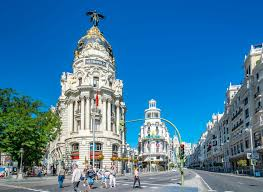
#> input picture Assignments/HW2/madrid.jpg, 263 x 192 px
$ jupyter execute CV_HW2.ipynb   (older library calls are emulated)
#> lines starting #> are read from the running program, lines starting #| are printed output that depends on the picture; after the words box and inside, x2 and y2 are one past the last pixel; in counts of white or black regions, pixels touching at a corner belong together; long printed decimals are rounded
### **--- CS 512 --- COMPUTER VISION --- SECOND ASSIGNMENT**
___

### FALL 2024, DUE DATE: 9/29/2024

### ANTONIO CASTAÑARES, A20599898

___

[cell 1]
import numpy as np
import matplotlib.pyplot as plt
import cv2
import time

from scipy import ndimage

### ***First question***

**Add Gaussian Noise and Compute SNR:** Load a grayscale image and generate 10 noisy versions by adding Gaussian noise with a fixed standard deviation and zero mean. Compute the noise variance by calculating the pixel-wise standard deviation across the 10 noise images (without directly accessing the noise itself). Compute the signal power as the variance (square of the standard deviation) of the original grayscale image. Finally, calculate the SNR in dB using the ratio of the signal power to the noise power.

[cell 2]
# Load the image and convert to grayscale
image = cv2.imread('madrid.jpg', cv2.IMREAD_GRAYSCALE)
#> image: shape (192, 263); min 0, max 255, mean 110.8
image = image.astype(np.float32)                            # Convert to float for precise calculations

# Parameters for Gaussian noise
std_dev = 20                                                # Known standard deviation for Gaussian noise
mean = 0                                                    # Mean of the Gaussian noise
num_noisy_image = 10                                        # Number of noisy images to generate

# Generate 10 noisy versions of the grayscale image
noisy_images = []
for i in range(num_noisy_image):
    noise = np.random.normal(mean,std_dev,image.shape).astype(np.float32)
    noisy_image = np.clip(image + noise, 0, 255)            # Clip values to be in valid range
    noisy_images.append(noisy_image)
#> this loop made 10 passes
#> pass 3, `noisy_image = np.clip(image + noise, 0, 255)`:
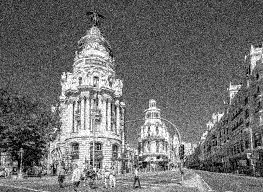
#> noisy_image: shape (192, 263) float32; min 0, max 255, mean 110.9
#> after the loop, noisy_images = 10 items

# Compute the noise power as the mean of the noise variance
noise_power = np.mean(np.var(noisy_images, axis = 0))
#> noise_power = 350.2
# Compute the signal power as the variance of the original image
signal_power = np.var(image)
#> signal_power = 2533
# Compute the SNR in decibels (db)
SNR = 10 * np.log10(signal_power / noise_power)
#> SNR = 8.59

# Comprobations
print("Noise_power:",noise_power)
#| Noise_power: 350.2024
print("signal_power:", signal_power)
#| signal_power: 2532.966
print("SNR:",SNR)
#| SNR: 8.593

### ***Second question***

**Implement a convolution filter for smoothing:** Load a grayscale image. Implement a basic 3x3 convolution filter. Pad the image with zeros so that the convolution result has the same dimensions as the input. Define a basic 3x3 smoothing filter. Apply the filter to a grayscale image using your function and OpenCV's function, and compare the execution time. Display the original and smoothed images. Explain the performance difference between your implementation and OpenCV's convolution.

[cell 3]
# Function for manual convolution using zero padding
def manual_convolution(image,kernel):
    # Dimentions of the image and the image and the kernel
    image_height, image_width = image.shape
#> image_height = 192; image_width = 263
    kernel_height, kernel_width = kernel.shape

    # Padding
    pad_height = kernel_height // 2
    pad_width = kernel_width // 2

    # Pad the image with zeros on the border
    padded_image = np.pad(image,((pad_height,pad_height), (pad_width,pad_width)),mode='constant')

    clear_output = np.zeros((image_height,image_width))
    for i in range(image_height):
        for j in range(image_width):
            region = padded_image[i:i+kernel_height,j:j+kernel_width]

            clear_output[i,j] = np.sum(region * kernel)
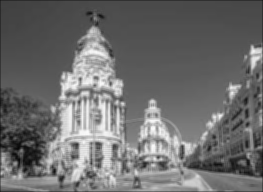
#> clear_output: shape (192, 263) float64; min 8.78, max 252.3, mean 110.2

    return clear_output

# Load the image and convert it to grayscale
image = cv2.imread('madrid.jpg', cv2.IMREAD_GRAYSCALE)

# Define a 3x3 averaging filter (kernel)
kernel = np.ones((3,3)) / 9.0

# Time the convolution implementations
start_manual = time.time()
smoothed_image_manual = manual_convolution(image,kernel)
end_manual = time.time()
start_opencv = time.time()
smoothed_image_opencv = cv2.filter2D(image,-1,kernel,borderType=cv2.BORDER_CONSTANT)
end_opencv = time.time()
print(f"Manual convolution time: {end_manual - start_manual:.5f} seconds")
print(f"OpenCV convolution time: (zero padding): {end_opencv - start_opencv:.5f} seconds")

# Display the original, manually convolved, and OpenCV-convolved images
plt.figure(figsize=(15,5))
plt.subplot(1,3,1)
plt.imshow(image,cmap='gray')
plt.title("Original Grayscale Image")
plt.subplot(1,3,2)
plt.imshow(smoothed_image_manual,cmap='gray')
plt.title("Manually Convolved Image")
plt.subplot(1,3,3)
plt.imshow(smoothed_image_opencv, cmap='gray')
plt.title("OpenCV Convolved Image (Zero padding)")
plt.show()

### Explication

My solution takes 3.25200 seconds compared to 0.56463 seconds of the OpenCV's convolution. A reason for this could be my solution uses two loops to go over each pixel in the image, which inefficient. Vectorization may be used to perfomr the same operation in parallel as pixels are processed simultaneously rather than pixel by pixel. I do not see significant differences in the picture.

### ***Third questions***

**Convolution with Stride:** Implement 3x3 convolution with a stride on a grayscale image. Experiment with different stride valuesand observe the differences in output.

[cell 4]
# Function for convolution with stride and zero padding, accepting kernel as argument
def convolution_with_stride(image,kernel,stride):
    # Dimentions of the image and the image and the kernel
#> called with kernel = array of shape (3, 3), stride = 5
    image_height, image_width = image.shape
#> image_height = 192; image_width = 263
    kernel_height, kernel_width = kernel.shape

    # Padding
    pad_height = kernel_height // 2
    pad_width = kernel_width // 2

    # Pad the image with zeros on the border
    padded_image = np.pad(image,((pad_height,pad_height), (pad_width,pad_width)),mode='constant')

    # Output dimensions
    output_height = (image_height - kernel_height + 2 * pad_height) // stride + 1
#> output_height = 39
    output_width = (image_width - kernel_width + 2 * pad_width) // stride + 1
#> output_width = 53

    clear_output = np.zeros((output_height,output_width))
    for i in range(0,output_height):
        for j in range(0,output_width):
            region = padded_image[i*stride:i*stride+kernel_height,j*stride:j*stride+kernel_width]

            clear_output[i,j] = np.sum(region * kernel)
#> clear_output: shape (39, 53) float64

    return clear_output

# Load the image and convert it to grayscale
image = cv2.imread('madrid.jpg', cv2.IMREAD_GRAYSCALE)

# Define a 3x3 averaging filter (kernel) as an argument
kernel = np.ones((3,3)) / 9.0

# Apply the convolution
smoothed_image_stride = convolution_with_stride(image,kernel,stride=5)

# Display the original, manually convolved, and OpenCV-convolved images
plt.figure(figsize=(10,5))
plt.subplot(1,2,1)
plt.imshow(image,cmap='gray')
plt.title("Original Grayscale Image")
plt.subplot(1,2,2)
plt.imshow(smoothed_image_stride,cmap='gray')
plt.title("Convolved Image with Stride and Zero Padding")
plt.show()

### Explication

If you increase the stride, the resolution of the image will reduce because a larger stride skips over more pixels.

### ***Fourth question***

**Compute and apply a Gaussian Smoothing Filter:** Compute an arbitrary size 2D Gaussian filter using the 2D Gaussian function. Print the Gaussian kernel. Apply the kernel to a grayscale image and display the result. Determine what the maximum allowed standard deviation (stdv) should be for a 5x5 filter, and explain your reasoning.

[cell 5]
# Function to generate a 2D Gaussian kernel
def gaussian_kernel(size,sigma):
#> called with size = 5, sigma = 0.7
    kernel = np.zeros((size,size))
    center = size // 2
    sum_val = 0
    for i in range(size):
        for j in range(size):
            x,y = i-center,j-center
            kernel[i,j] = np.exp(-(x**2 + y**2) / (2.0 * sigma**2))
            sum_val += kernel[i,j]

    return kernel / sum_val

# Load the image and convert to grayscale
image = cv2.imread('madrid.jpg', cv2.IMREAD_GRAYSCALE)

# Generate and display the 2D Gaussian Kernel
kernel_size = 5                                             # 5x5 kernel
sigma = 0.7                                                 # Standard deviation for the Gaussian
gaussian_kernel_2d = gaussian_kernel(kernel_size,sigma)
print("Gaussian Kernel (5x5): \n", gaussian_kernel_2d)

# Apply the Gaussian filter to the image using OpenCV'S filter2D
smoothed_image = cv2.filter2D(image,-1,gaussian_kernel_2d)

# Display the original and smoothed images
plt.figure(figsize=(10,5))
plt.subplot(1,2,1)
plt.imshow(image,cmap='gray')
plt.title("Original Grayscale Image")
plt.subplot(1,2,2)
plt.imshow(smoothed_image,cmap='gray')
plt.title("Convolved Image with 2D Gaussian Filter")
plt.show()

### Explication

A small sigma will preserve more detail because the filter is less aggresive. If you choose a sigma close to 0, for example 0.1, the image will not lose valuable detail. However, if you choose a sigma up to 0.7, you will start to notice the filter because the image loses detail. In my opinion, a sigma equal 1 is correct because you will notice the filter but it will not be too much.

### ***Fifth question***

**Gaussian Pyramid Construction:** Compute a Gaussian pyramid for an input image and display the pyramid layers. Scale the pyramid layers to the size of the original image for comparison. Report what you observe in the successive pyramid layers.

[cell 6]
# Compute Gaussian pyramid
def gaussian_pyramid(image,levels=3):
#> called with levels = 3
    aux = image
    pyramid = [image]
    for i in range(1,levels):
        aux = cv2.pyrDown(aux)
        pyramid.append(aux)
#> after the loop, pyramid = 3 items
    return pyramid

# Display pyramid with resized layers
pyramid_layers = gaussian_pyramid(image)
#> pyramid_layers = 3 items
print("Number of pyramid layers:",len(pyramid_layers))
#| Number of pyramid layers: 3
for i in range(len(pyramid_layers)):
    print(f"Layer {i} shape:",pyramid_layers[i].shape)
#> this loop made 3 passes
#| Layer 0 shape: (192, 263)
#| Layer 1 shape: (96, 132)
#| Layer 2 shape: (48, 66)
resized_pyramid_layers = [cv2.resize(layer,(image.shape[1],image.shape[0])) for layer in pyramid_layers]
#> resized_pyramid_layers = 3 items

# Display results
plt.figure(figsize=(15,5))
for i, layer in enumerate(resized_pyramid_layers):
    plt.subplot(1,len(resized_pyramid_layers), i + 1)
    plt.imshow(layer)
    plt.title(f"Pyramid level {i}")

plt.show()

### Report

Level 0 contains the highest resolution image, in succesive pyramid layers the resolution of the images are reduced. At level 1 smaller details are still identifiable, however, they begin to disappear. At level 2, the image is signigicantly blurred, the resolution reduced to (48,66) compared to the original (192,263). Only the larger structures remain visible.

### ***Sixth question***

**Image Gradients and Histogram of Gradient Directions:** Compute and display the image gradients for a given graysclae test image. Display gradients only above a certain magnitude. Then, compute and plot a histogram of the gradient directions. Use simple test images (e.g square or circle) to verify the correctness of your implementation.

[cell 7]
# Load the image
image = cv2.imread('circle.png', cv2.IMREAD_GRAYSCALE)
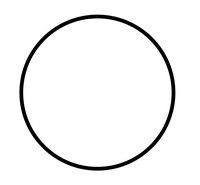
#> input picture Assignments/HW2/circle.png, 200 x 185 px
#> image is the input picture: shape (185, 200); min 0, max 255, mean 242.7

# Compute gradients
grad_x = cv2.Sobel(image,  cv2.CV_32F,1, 0, ksize=3)
grad_y = cv2.Sobel(image,  cv2.CV_32F,0, 1, ksize=3)
magnitude = np.sqrt(grad_x**2 + grad_y**2)
direction = np.arctan2(grad_y,grad_x)
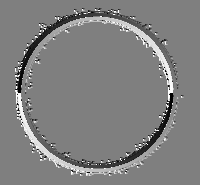
#> direction: shape (185, 200) float32; min -3.14, max 3.14, mean 0.0196; drawn with min black and max white

# Draw gradient vectors
image_with_vectors = cv2.cvtColor(image, cv2.COLOR_GRAY2BGR)
threshold = 100
strong_magnitudes = magnitude > threshold
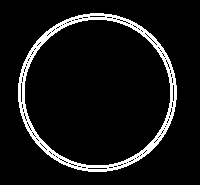
#> strong_magnitudes: shape (185, 200) bool; 7.9% white; 1 white region, box (x1, y1, x2, y2) and area: (18, 13, 177, 172) 2927
y_coords, x_coords = np.where(strong_magnitudes)
#> y_coords = 2927 values from 13 to 171; x_coords = 2927 values, max 176 at index 1382, min 18 at index 1347, mean 96.84

# Draw gradient vectors (arrows) on the image
for y,x in zip(y_coords,x_coords):
    dx = int(grad_x[y,x] / 10)
    dy = int(grad_y[y,x] / 10)
    start_point = (x,y)
    end_point = (x + dx,y + dy)
    cv2.arrowedLine(image_with_vectors,start_point,end_point,(0,0,255),1,tipLength=0.3)
#> this loop made 2927 passes
#> (y, x, dx, dy, start_point, end_point) on passes 1 to 3: (13, 90, -3, -11, (90, 13), (87, 2)), (13, 91, -2, -16, (91, 13), (89, -3)), (13, 92, -2, -20, (92, 13), (90, -7))
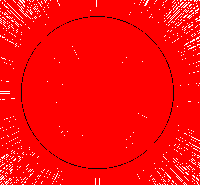
#> image_with_vectors: shape (185, 200, 3); mean B, G, R 8.9, 8.9, 252.8

# Displayt he image with gradient vectors
cv2.imshow("Image with gradient vectors",image_with_vectors)
plt.hist(magnitude.ravel(), bins=30)
plt.title("Gradient Magnitude Histogram")
plt.show()
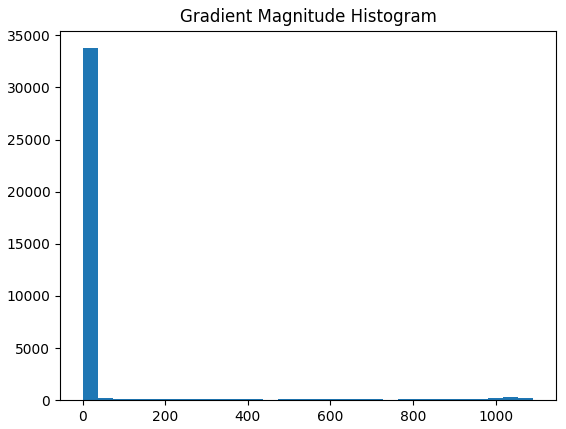
#> figure drawn by matplotlib, 1 panel; tallest bar 33757 high, from x = 0 to 36.38

### ***Seventh question***

**Gaussian Derivatives Gradients:** Implement separable Gaussian derivative convolution filters to compute the x and y derivatives of an image. For x derivatives, first, convolve the image with a horizontal Gaussian derivative filter in the x direction, and then convolve it with a vertical Gaussian smoothing filter in the y direction. For y derivatives, first, convolve the image with a vertical Gaussian derivative filter in the y direction. and then convolve it with a horizontal Gaussian smoothing in the x direction. Display the x and y derivatives of the image as two separate images.

[cell 8]
# Function to generate a 1D Gaussian kernel
def gaussian_1d(size,sigma):
    x = np.linspace(-size // 2, size // 2, size)
    kernel = np.exp(-(x**2) / (2.0 * sigma**2))
    kernel /= np.sum(kernel)
    return kernel

# Function to generate a 1D Gaussian derivative kernel
def gaussian_derivative_1d(size,sigma):
    x = np.linspace(-size // 2, size // 2, size)
    kernel = -x * np.exp(-(x**2) / (2.0 * sigma**2))
    kernel /= np.sum(np.abs(kernel))
    return kernel

# Compute 1D filters
gaussian_x = gaussian_1d(5,1.0).reshape(1,-1)
gaussian_y = gaussian_1d(5,1.0).reshape(-1,1)
gaussian_derivative_x = gaussian_derivative_1d(5,1.0).reshape(1,-1)
gaussian_derivative_y = gaussian_derivative_1d(5,1.0).reshape(-1,1)

# Load the image and conver it to grayscale
image = cv2.imread('madrid.jpg', cv2.IMREAD_GRAYSCALE)

# Detect X derivative (Separable convolution)
image_x_derivative = cv2.filter2D(image,cv2.CV_64F,gaussian_derivative_x)
# Detect Y derivative (Separable convolution)
image_y_derivative = cv2.filter2D(image,cv2.CV_64F,gaussian_derivative_y)
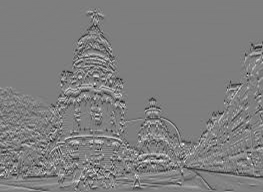
#> image_y_derivative: shape (192, 263) float64; min -87.71, max 90.24, mean 0.8; drawn with min black and max white
# Display the results
plt.figure(figsize=(15,5))
plt.subplot(1,3,1)
plt.imshow(image,cmap='gray')
plt.title("Original Grayscale Image")
plt.subplot(1,3,2)
plt.imshow(image_x_derivative,cmap='gray')
plt.title("X Derivative (Gaussian)")
plt.subplot(1,3,3)
plt.imshow(image_y_derivative,cmap='gray')
plt.title("Y Derivative (Gaussian)")
plt.show()

### ***Eighth question***

**Laplacian of Gaussian (LoG) Filtering:** Filter an image using a Laplacian of Gaussian (LoG) filter. Display the zero crossings of the LoG to detect edges. Demonstrate the correctness of the method with test images.

[cell 9]
def laplacian_of_gaussian(size,sigma):
#> called with size = 5, sigma = 1
    kernel = np.zeros((size,size))
    center = size // 2
    for x in range(size):
        for y in range(size):
            x_val = x - center
            y_val = y - center
            kernel[x,y] = ((x_val**2 + y_val**2 - 2 * sigma**2) / sigma**4) * np.exp(-(x_val**2 + y_val**2) / (2 * sigma**2))
            kernel -= kernel.mean()
    return kernel

def apply_log(image,size,sigma):
    log_filter = laplacian_of_gaussian(size,sigma)
    log_filtered_image = cv2.filter2D(image,-1,log_filter)
    return log_filtered_image

# Detect zero crossing
def detect_zero_crossing(log_image):
    # Define the 1D filters for horizontal and vertical derivatives
    horizontal_filter = np.array([[-1,1]])          # Horizontal 1x2 filter
    vertical_filter = np.array([[-1],[1]])          # Vertical 2x1 filter

    # Convolve the image with the horizontal and vertical filters
    horizontal_edges = cv2.filter2D(log_image,-1,horizontal_filter)
    vertical_edges = cv2.filter2D(log_image,-1,vertical_filter)
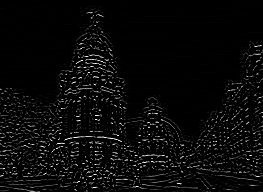
#> vertical_edges: shape (192, 263); min 0, max 255, mean 9.6

    # Detect zero crossings by checking for sign changes between adjacent pixels
    zero_crossings = np.zeros_like(log_image)
    zero_crossings[(horizontal_edges > 0) & (horizontal_edges < 0)] = 1
    zero_crossings[(vertical_edges > 0) & (vertical_edges < 0)] = 1
    zero_crossings[(horizontal_edges == 0) & (vertical_edges == 0)] = 1

    return zero_crossings

# Load the image and convert it to grayscale
image = cv2.imread('madrid.jpg', cv2.IMREAD_GRAYSCALE)

# Apply the Laplacian of Gaussian filter
size = 5                                    # 5x5 kernel
sigma = 1.0                                 # Standard deviation for the Gaussian
log_filtered_image = apply_log(image,size,sigma)
zero_crossings = detect_zero_crossing(log_filtered_image)
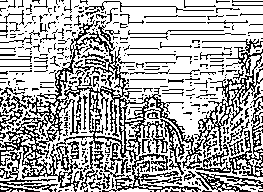
#> zero_crossings: shape (192, 263); values 0 (black) and 1 (white), 67.8% white; black in thin lines or dots

# Display the original image, loG-filtered image, and zero crossings
plt.figure(figsize=(15,5))
plt.subplot(1,3,1)
plt.imshow(image,cmap='gray')
plt.title("Original Grayscale Image")
plt.subplot(1,3,2)
plt.imshow(log_filtered_image,cmap='gray')
plt.title("LoG Filtered Image")
plt.subplot(1,3,3)
plt.imshow(zero_crossings,cmap='gray')
plt.title("Zero Crossings of LoG")
plt.show()
